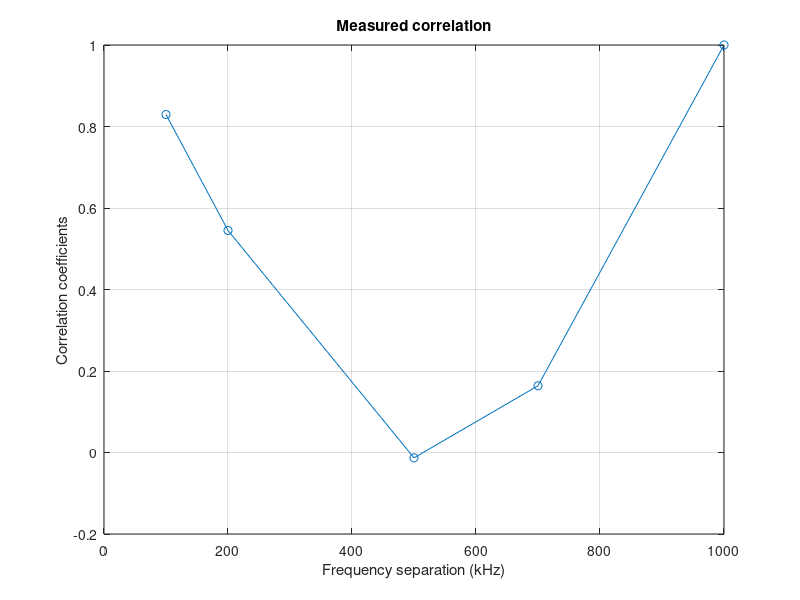

This figure's MATLAB source:
% load('a_2tone_df_1000000_n_500.mat');
% 
% correlation_coefficients = corrcoef(values_in_dBm')

frequency_separation = [100 200 500 700 1000];
correlation_coefficients = [0.8294 0.5449 -0.0131 0.1638 1.0000];

figure;
plot(frequency_separation,correlation_coefficients, 'o-');
title('Measured correlation');
xlabel('Frequency separation (kHz)');
ylabel('Correlation coefficients');
grid on;

